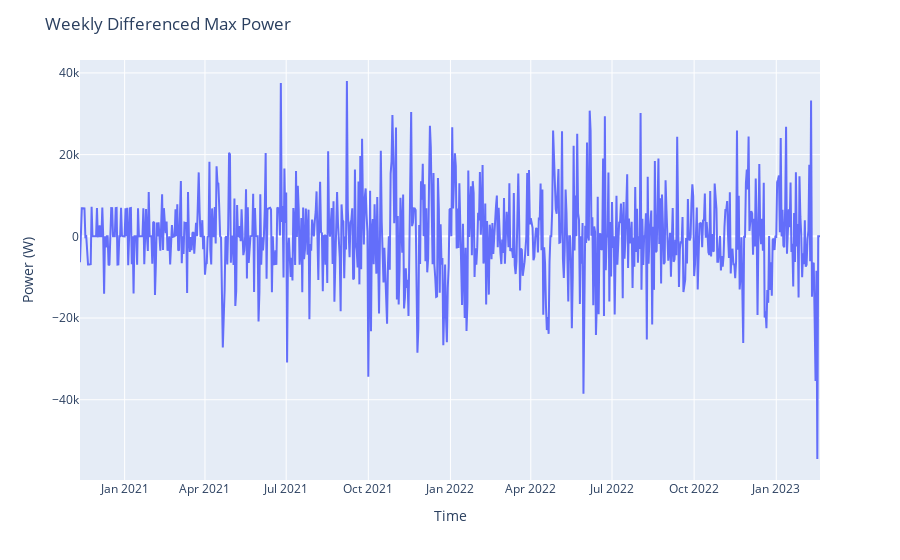

Here is the notebook cell this chart was saved with:
### Markdown cell above
Our data is weekly seasonal, so it is important to remove this seasonality before preceding. One method to remove seasonality is differencing, where each datapoint is subtracted from its last seasonal datapoint. Formally :

$Y_t^{'} = Y_t - Y_{t-7}$

Each datapoint is the difference between that day and the previous week's same day. Note that we will have 7 fewer datapoints in the differenced time series, as we cannot calculate a difference for the first 7 observations.

### Code cell
fig = px.line(data_frame = dailydemand["peak_power_W"], x = dailydemand["peak_power_W"].diff(periods = 7).dropna().index, 
              y = dailydemand["peak_power_W"].diff(periods = 7).dropna())
fig.update_layout(title = "Weekly Differenced Max Power", xaxis_title = "Time", yaxis_title = "Power (W)")
fig.show()

### Figure 1 — Plotly figure (JSON) as saved in the notebook; plotly's stock layout.template omitted (floating-point values rounded to 4 significant figures; data arrays with more than 128 entries replaced by an {"elided": "..."} marker saying what was removed)
{"data": [{"hovertemplate": "x=%{x}<br>y=%{y}<extra></extra>", "legendgroup": "", "line": {"color": "#636efa", "dash": "solid"}, "marker": {"symbol": "circle"}, "mode": "lines", "name": "", "orientation": "v", "showlegend": false, "type": "scatter", "x": {"elided": "830 str values"}, "xaxis": "x", "y": {"elided": "830 int values"}, "yaxis": "y"}], "layout": {"legend": {"tracegroupgap": 0}, "margin": {"t": 60}, "title": {"text": "Weekly Differenced Max Power"}, "xaxis": {"anchor": "y", "domain": [0, 1], "title": {"text": "Time"}}, "yaxis": {"anchor": "x", "domain": [0, 1], "title": {"text": "Power (W)"}}}}
